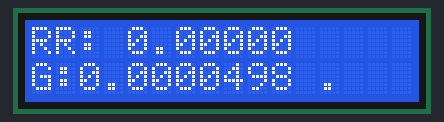
Recording of a sketch running on a simulated Arduino Uno, built with avr-gcc and run on an emulated ATmega328P. On the bench: 16×2 character LCD. What the sketch prints to the serial monitor is not drawn.

Above: at 2.6 s.
At 6.8 s:
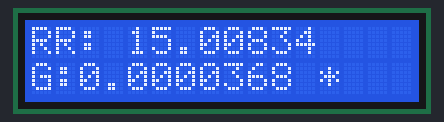
At 10.7 s:
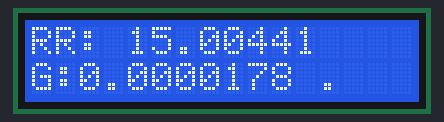
At 18.6 s:
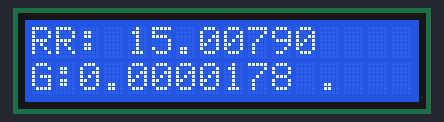
At 26.7 s:
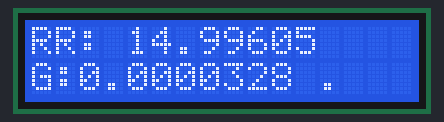
At 38.6 s:
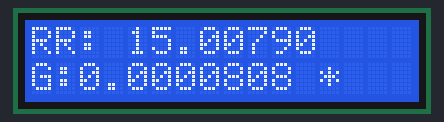

The sketch:

LSR_siggen_with_filtering_weight_window.ino
```cpp
#include <TimeLib.h>
#include <LiquidCrystal.h>
unsigned long previousMillis = 0;        // will store last time ADC queried
int ADCpin = A0;
byte flag = 0;

const byte numStamps = 5; //n

float windowWeights[numStamps-1] = {0.05,0.1,0.4,0.45};
const byte averagePeriod = 10; //t
const byte windowRRInterval = 15; //t


// constants won't change:
const int sampleRate = 120;
const float slowRate = 0.1;
const long interval = (1 / (float)sampleRate) * 1000;        // interval at which to blink (milliseconds)

const byte sendCount = 10;
byte sendCtr = 0;

char detChar = '*';
unsigned long lastStamp = 0;

const float thresholdGrad = 2.0;

const int windowSize = (sampleRate / slowRate) / 32;

const byte dispInterval = 1000;           // interval at which to blink (milliseconds)
unsigned long dispMillis = 0;
char gradBuf[12];


float sampleWindow[windowSize] = {0};
float RR = 0;
float Grad = 0;
unsigned long stamps[numStamps];


const byte numTaps = 31;
//matlab fir1
float filterCoeffs[numTaps] = {0.00490978693901733, 0.00552744069659965, 0.00735239064715894, 0.0103052953470635, 0.0142574274541768, 0.0190362972401042, 0.0244331937254776, 0.0302123134725768, 0.0361210774221532, 0.0419011840213643, 0.0472999145473743, 0.0520811954082435, 0.0560359327901525, 0.0589911668561715, 0.0608176443926426, 0.0614354780794468, 0.0608176443926426, 0.0589911668561715, 0.0560359327901525, 0.0520811954082435, 0.0472999145473743, 0.0419011840213643, 0.0361210774221532, 0.0302123134725768, 0.0244331937254776, 0.0190362972401042, 0.0142574274541768, 0.0103052953470635, 0.00735239064715894, 0.00552744069659965, 0.00490978693901733};
byte filterReady = 0;
float filterWindow [numTaps] = {0};

const int gradScaleFac = 10000;

  const int rs = 10, en = 9, d4 = 5, d5 = 6, d6 = 7, d7 = 8;
  LiquidCrystal lcd(rs, en, d4, d5, d6, d7);

void setup() {
  // put your setup code here, to run once:
  Serial.begin(115200);
  lcd.begin(16, 2);
}

void fillFilt(float val)
{
  if (filterReady == 0 && filterWindow[0] > 0)
    filterReady = 1;

  for (int i = 0; i < numTaps - 1; i++)
  {
    filterWindow[i] = filterWindow[i + 1];
  }
  filterWindow[numTaps - 1] = val;

}

float getFiltOut()
{
  float temp = 0;
  for (int i = 0; i < numTaps; i++)
  {
    temp += filterWindow[i] * filterCoeffs[i];
  }
  return temp;
}


float appendWindow(float val)
{
  for (int i = 0; i < windowSize - 1; i++)
  {
    sampleWindow[i] = sampleWindow[i + 1];
  }
  sampleWindow[windowSize - 1] = val;

}


void calcGrad()
{
  float xx = 0;
  float xy = 0;
  float x = 0;
  float y = 0;

  for (int i = 0; i < windowSize; i++)
  {
    x += i;
    y += sampleWindow[i];
    xx += i * i;
    xy += sampleWindow[i] * i;
  }

  Grad = (windowSize * xy - x * y) / (windowSize * xx - x * x);
  //Serial.println(Grad,5);

}

void detect()
{
  if (abs(Grad) < thresholdGrad)
    return;


  if (Grad < 0 && flag == 0)
  {
    flag = 1;
    for (int i = 0; i < numStamps - 1; i++)
    {
      stamps[i] = stamps[i + 1];
    }
    stamps[numStamps - 1] = millis();
  }

  if (Grad > 0 && flag == 1)
  {
    flag = 0;
  }

}

//only consider those added in the last t seconds !

void updateRR()
{
  unsigned long cur = millis();
  unsigned long avg = 0;
  float sum = 0;
  for (int i = 0; i < numStamps - 1; i++)
  {

    if (stamps[i] > 0 && (cur-stamps[i])<windowRRInterval*1000 )
    {
      sum += windowWeights[i];
      avg += (stamps[i + 1] - stamps[i])*windowWeights[i];
    }
  }
  if(avg == 0)
  {
     RR = 0;
     return;
  }


  float freq = avg / (((float)1000) * sum );
  RR = (60) / freq; //convert to BPM

}

void loop() {
  unsigned long currentMillis = millis();
  float t = currentMillis / ((float)1000);
  if (currentMillis - previousMillis >= interval) {
    previousMillis = currentMillis;


    //int sensorValue = analogRead(A0);

    float freq = 2*M_PI*0.25;


    float sinPart = .2*sin (freq*t);
    float voltage = 3.2 +  max(sinPart,0);// comment for not using adc

    //int sensorValue = analogRead(A0);
    //float voltage = sensorValue * (5.0 / 1023.0);

    fillFilt(voltage*gradScaleFac);
    if (filterReady == 1)
    {
      float x = getFiltOut();
      appendWindow(x);
      calcGrad();
      detect();
      if(stamps[numStamps - 1]!=lastStamp)
      {
        lastStamp = stamps[numStamps - 1];
        if(detChar == '*')
          detChar = '.';
        else
          detChar = '*';
      }
      updateRR();

      sendCtr++;
  if(sendCtr==sendCount)
  {
     Serial.print(voltage);
     Serial.print(" ");
     Serial.print(x/gradScaleFac);
     Serial.print(" ");
     Serial.print(stamps[numStamps - 1]);
     Serial.print(" ");
     Serial.print(RR);
     Serial.print(" ");
     Serial.println(currentMillis);
     sendCtr = 0;
  }

    }
  }
  if (currentMillis - dispMillis >= dispInterval) {
    dispMillis = currentMillis;
    lcd.setCursor(0, 0);
    lcd.print(F("RR: "));
    lcd.print(RR, 5);

    lcd.setCursor(0, 1);
    if( (currentMillis - stamps[numStamps-1]) < averagePeriod*1000)
    {
      lcd.print(F("G:"));
      char* gradStr = dtostrf(Grad,4,4,gradBuf);
      lcd.print(gradStr);
    }
    else
    {
      lcd.print(F("                "));
      lcd.setCursor(0, 1);
      lcd.print(F("No Breath"));
    }
    lcd.setCursor(12, 1);
    lcd.print(detChar);

  }
}
```

Measured:
- what the display in image 0 shows lasts 1.6 s, from 2.6 s to 4.2 s
- what the display in image 1 shows lasts 1.4 s, from 6.7 s to 8.1 s
